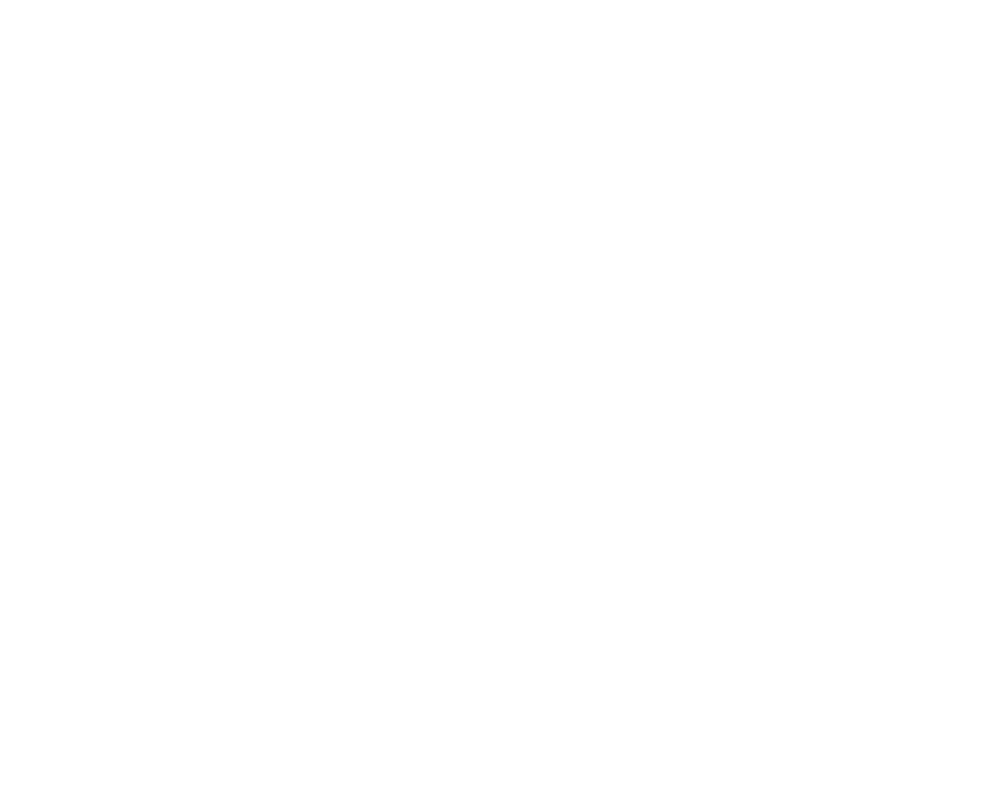
Frame 1 (no input)
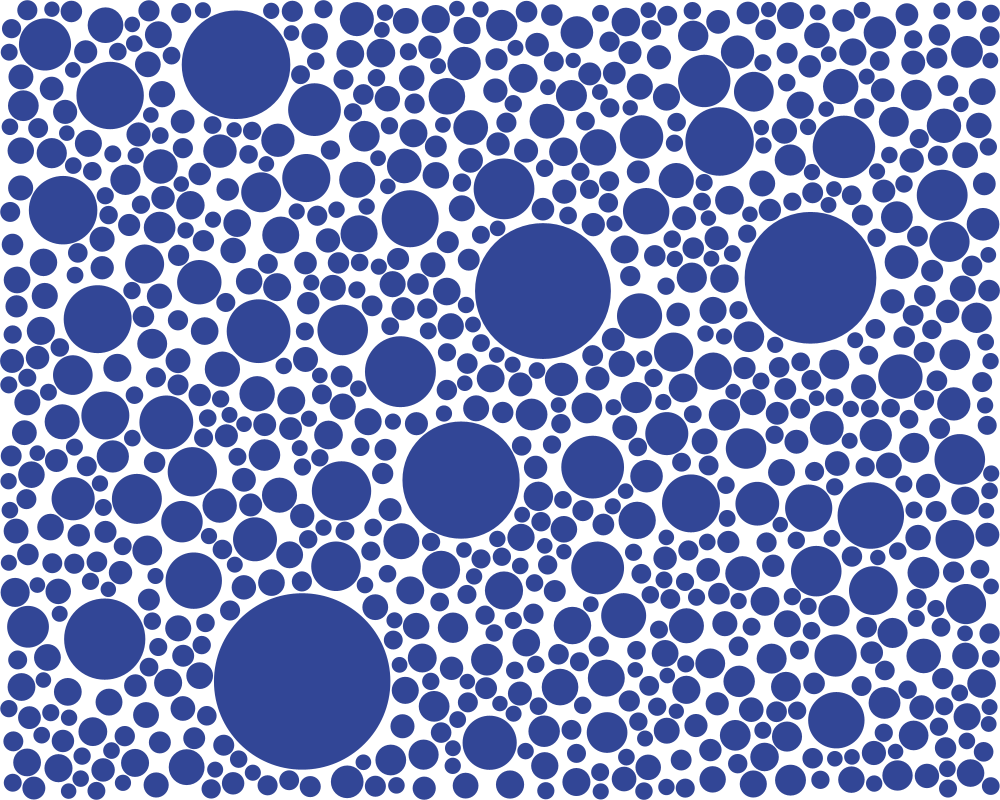
Frame 60 (the mouse pressed at the canvas centre just before this capture)
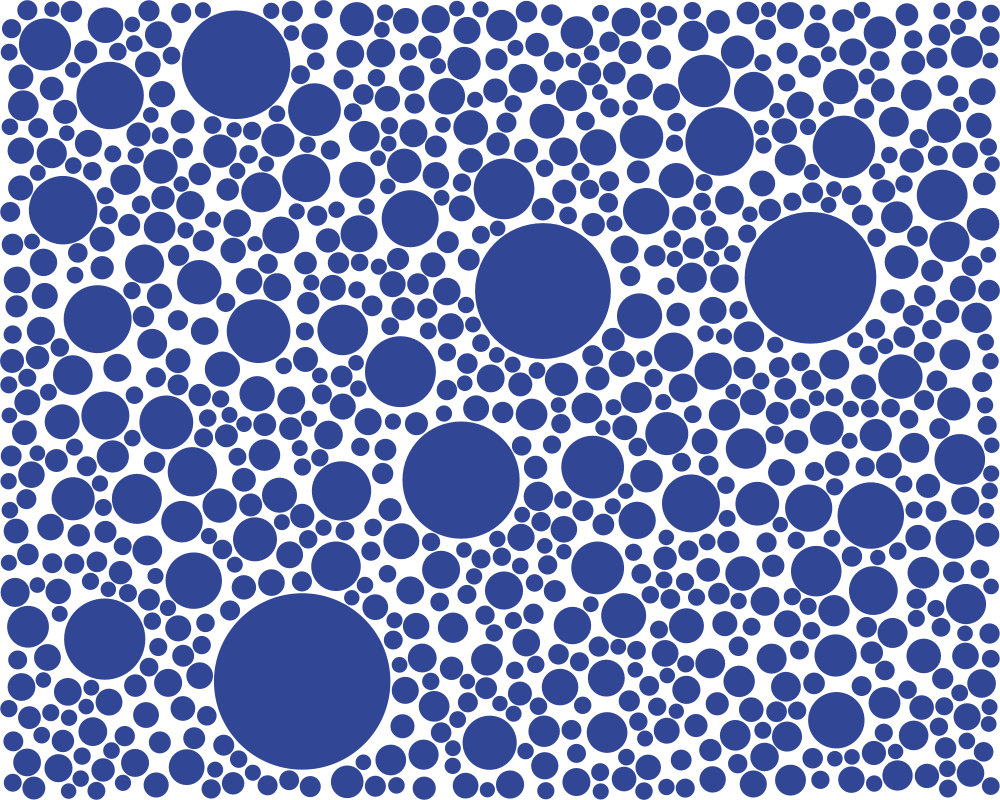
Frame 120 (the mouse held since frame 60 and released just before this capture)

The Processing sketch that drew these frames (run headless with seeded random() and noise(); from frame 60 on, the mouse is pressed at the canvas centre):

// Processing sketch: A2_3
// ── A2_3.pde
/*
  Template
 Sample text
 
 Copyright 2022 Jakub Stachurski and Jules Verhagen
 */

// -- GLOBALS

ArrayList<Dot> dots;

final static float FILL_RATIO_STOP = 0.65; //When this fraction of the screen is filled stop
float SCREEN_SURFACE_AREA;

float fillratio = 0.0;
double failedAttempts = 0;
double attempts = 1;


// -- INIT
void setup() {
  size(1000, 800);
  frameRate(120);

  dots = new ArrayList<Dot>(100);

  SCREEN_SURFACE_AREA = width * height;
}
// -- Creating dots and checking if they are in a valid position
int genDots() {
  // Create dot
  Dot d = new Dot((fillratio * 1.3) + (failedAttempts/attempts * 1.5));
  
  //Check if valid 
  if (d.isValid(dots)) {
    // Get surface area and add it to the ratio
    float surfaceArea = d.getSurfaceArea();
    fillratio += surfaceArea/SCREEN_SURFACE_AREA;
    // Add to array 
    dots.add(d);
    
    // 0 on success 
    return 0;
  }
  // 1 on failure 
  return 1;
}




// -- Every Frame
void draw() {
  background(255);
  
  // Display all dots 
  for (Dot d : dots) {
    d.display();
  }

  // 10 000 attempts per frame  
  for (int i = 0; i < 10000; i++) {
    failedAttempts += genDots();
    attempts++;
    
    //Check for saturation
    if (fillratio > FILL_RATIO_STOP && failedAttempts >= attempts*0.99) {
      noLoop();
      println("DONE");
    }
  }
  
  //println("FILLRATIO: ", fillratio, "Failed: ", failedAttempts/attempts, " Sizeratio: ", fillratio + failedAttempts/attempts);
}

// ── Dot.pde

final static float MIN_RAD= 20.0;
final static float MAX_RAD= 30.0;
final static float MIN_MIN_RAD = 0.01;
final static float MIN_MAX_RAD = 0.02;
final static float SMALLNESS_BASE = 0.3;


class Dot {
  float radius;
  PVector position;
  color fill;
  color stroke;

  // -- Constructor 
  Dot(double d_smallness) {
    // Convert to float
    float smallness = (float) d_smallness;
    
    // Get the maximum and the minimum radius 
    float minRad = min(max(MIN_RAD / (smallness + SMALLNESS_BASE), MIN_MIN_RAD), width/2, height/2);
    float maxRad = min(max(MAX_RAD / (smallness + SMALLNESS_BASE), MIN_MAX_RAD), width/2, height/2);

    // Create radius
    radius = random(minRad, maxRad);

    // Random position 
    position = new PVector(random(0+radius, width-radius), random(0+radius, height-radius));
    //fill = color(random(100, 150), random(100, 150), random(100, 50));

    fill = color(50,70,150);
  }

  // Checks all other dots for collision
  boolean isValid(ArrayList<Dot> dots) {
    for (Dot sDot : dots) {
      if (PVector.dist(sDot.position, this.position)-1.0 < (sDot.radius + this.radius))
        return false;
    }
    return true;
  }
  
  // Return surface area of the dot
  float getSurfaceArea() {
    return PI*pow(radius, 2);
  }
  
  // Display 
  void display() {
    fill(fill);
    noStroke();
    circle(position.x, position.y, radius*2);
  }
}
